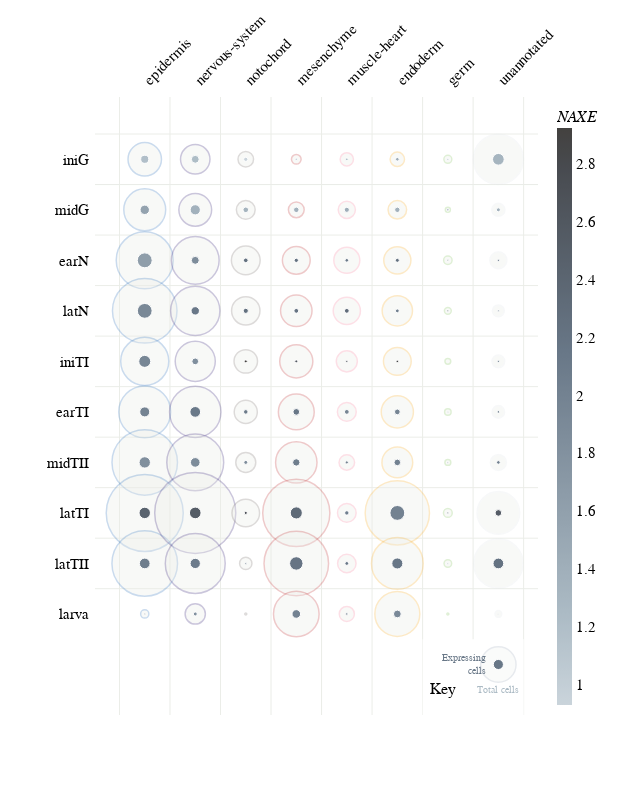

This figure's notebook cell:
### Markdown cell above
## 6.5 Bubble plots

For a more comprehensive view of gene expression across tissue types and developmental stages, we can also generate bubble plots of expression. In these plots, the size of the outer circle reflects the total number of cells of a given tissue type, and the size of the inner circle reflects the number of cells of that tissue type that express the selected gene. The intensity of color of the inner circle reflects the mean expression for expressing cells.

### Code cell
input_id = "NAXE"
input_id_type = CionaIDTypes.HGNC_GENE_SYMBOL

# First, collect gene expression information across developmental stages
# and tissue types.

data_collector = zt.ciona.plotting.get_tissue_expression_data(
    input_id=input_id,
    input_id_type=input_id_type,
    data_dirpath=PIEKARZ_DATA_DIRPATH,
    annotation_data_dirpath=CAO_DATA_DIRPATH,
)
display(data_collector)

# Then, generate the bubble plot.
zt.ciona.plotting.plot_expression_bubbles(
    data_collector,
    input_id,
)

### Figure 1 — Plotly figure (JSON) as saved in the notebook; plotly's stock layout.template omitted (floating-point values rounded to 4 significant figures; data arrays with more than 128 entries replaced by an {"elided": "..."} marker saying what was removed)
{"data": [{"hoverinfo": "skip", "marker": {"color": "#EBEDE8", "line": {"color": "#5088C5", "width": 1.5}, "opacity": 0.3, "size": [33.45, 41.88, 57.08, 64.55, 48.08, 51.91, 65.48, 77.01, 65.6, 8.228]}, "mode": "markers", "name": "Total cells", "showlegend": false, "type": "scatter", "x": ["epidermis", "epidermis", "epidermis", "epidermis", "epidermis", "epidermis", "epidermis", "epidermis", "epidermis", "epidermis"], "y": ["iniG", "midG", "earN", "latN", "iniTI", "earTI", "midTII", "latTI", "latTII", "larva"], "zorder": 1}, {"hoverinfo": "skip", "marker": {"color": "#EBEDE8", "line": {"color": "#54448C", "width": 1.5}, "opacity": 0.3, "size": [29.41, 32.78, 47.75, 49.3, 40.07, 51.38, 56.88, 81.08, 59.9, 20.22]}, "mode": "markers", "name": "Total cells", "showlegend": false, "type": "scatter", "x": ["nervous-system", "nervous-system", "nervous-system", "nervous-system", "nervous-system", "nervous-system", "nervous-system", "nervous-system", "nervous-system", "nervous-system"], "y": ["iniG", "midG", "earN", "latN", "iniTI", "earTI", "midTII", "latTI", "latTII", "larva"], "zorder": 1}, {"hoverinfo": "skip", "marker": {"color": "#EBEDE8", "line": {"color": "#8F8885", "width": 1.5}, "opacity": 0.3, "size": [15.55, 18.8, 28.74, 28.37, 23.49, 23.1, 19.99, 27.59, 12.3, 1.903]}, "mode": "markers", "name": "Total cells", "showlegend": false, "type": "scatter", "x": ["notochord", "notochord", "notochord", "notochord", "notochord", "notochord", "notochord", "notochord", "notochord", "notochord"], "y": ["iniG", "midG", "earN", "latN", "iniTI", "earTI", "midTII", "latTI", "latTII", "larva"], "zorder": 1}, {"hoverinfo": "skip", "marker": {"color": "#EBEDE8", "line": {"color": "#C85152", "width": 1.5}, "opacity": 0.3, "size": [9.647, 15.79, 27.79, 31.46, 33.11, 35.86, 41.39, 67.16, 64.53, 45.6]}, "mode": "markers", "name": "Total cells", "showlegend": false, "type": "scatter", "x": ["mesenchyme", "mesenchyme", "mesenchyme", "mesenchyme", "mesenchyme", "mesenchyme", "mesenchyme", "mesenchyme", "mesenchyme", "mesenchyme"], "y": ["iniG", "midG", "earN", "latN", "iniTI", "earTI", "midTII", "latTI", "latTII", "larva"], "zorder": 1}, {"hoverinfo": "skip", "marker": {"color": "#EBEDE8", "line": {"color": "#F898AE", "width": 1.5}, "opacity": 0.3, "size": [13.29, 17.18, 26.0, 27.17, 21.04, 18.86, 15.52, 18.67, 18.47, 15.13]}, "mode": "markers", "name": "Total cells", "showlegend": false, "type": "scatter", "x": ["muscle-heart", "muscle-heart", "muscle-heart", "muscle-heart", "muscle-heart", "muscle-heart", "muscle-heart", "muscle-heart", "muscle-heart", "muscle-heart"], "y": ["iniG", "midG", "earN", "latN", "iniTI", "earTI", "midTII", "latTI", "latTII", "larva"], "zorder": 1}, {"hoverinfo": "skip", "marker": {"color": "#EBEDE8", "line": {"color": "#F7B846", "width": 1.5}, "opacity": 0.3, "size": [14.42, 18.54, 27.13, 30.31, 27.76, 32.16, 30.78, 64.28, 51.74, 44.92]}, "mode": "markers", "name": "Total cells", "showlegend": false, "type": "scatter", "x": ["endoderm", "endoderm", "endoderm", "endoderm", "endoderm", "endoderm", "endoderm", "endoderm", "endoderm", "endoderm"], "y": ["iniG", "midG", "earN", "latN", "iniTI", "earTI", "midTII", "latTI", "latTII", "larva"], "zorder": 1}, {"hoverinfo": "skip", "marker": {"color": "#EBEDE8", "line": {"color": "#97CD78", "width": 1.5}, "opacity": 0.3, "size": [7.931, 5.038, 8.448, 6.864, 5.819, 6.512, 5.929, 8.734, 7.623, 1.903]}, "mode": "markers", "name": "Total cells", "showlegend": false, "type": "scatter", "x": ["germ", "germ", "germ", "germ", "germ", "germ", "germ", "germ", "germ", "germ"], "y": ["iniG", "midG", "earN", "latN", "iniTI", "earTI", "midTII", "latTI", "latTII", "larva"], "zorder": 1}, {"hoverinfo": "skip", "marker": {"color": "#EBEDE8", "line": {"color": "#E6EAED", "width": 1.5}, "opacity": 0.3, "size": [50.23, 13.11, 17.01, 11.95, 12.74, 12.54, 16.05, 42.65, 49.49, 6.776]}, "mode": "markers", "name": "Total cells", "showlegend": false, "type": "scatter", "x": ["unannotated", "unannotated", "unannotated", "unannotated", "unannotated", "unannotated", "unannotated", "unannotated", "unannotated", "unannotated"], "y": ["iniG", "midG", "earN", "latN", "iniTI", "earTI", "midTII", "latTI", "latTII", "larva"], "zorder": 1}, {"customdata": {"elided": "80x6 mixed values"}, "hovertemplate": "All <b>%{customdata[0]} cells</b><br>at stage <b>%{customdata[1]}</b><br><b>% expressing:</b> %{customdata[2]:.2f} (%{customdata[3]} / %{customdata[4]} cells)<br><b>Mean expression:</b> %{customdata[5]:.2f}", "marker": {"color": [1.446, 1.183, 1.06, 0.9525, 1.161, 1.219, 0.9288, 1.317, 1.365, 1.551, 1.343, 1.361, 1.415, 1.372, 1.333, 1.378, 2.23, 1.633, 2.286, 2.204, 2.1, 1.861, 2.229, 2.04, 2.036, 1.913, 2.418, 2.197, 2.293, 2.145, 2.244, 1.869, 2.846, 1.937, NaN, 2.564, 2.631, 1.826, 2.925, 1.915, 1.973, 1.997, 1.678, 2.146, 1.955, 2.127, 2.104, 2.121, 2.006, 1.828, 1.831, 2.066, 1.97, 1.88, 1.853, 2.012, 2.001, 2.441, 2.385, 2.325, 2.041, 2.526, 2.689, 2.534, 2.158, 2.067, 1.541, 2.189, 2.144, 2.092, 1.891, 2.207, 1.905, 2.288, NaN, 1.991, 2.027, 1.797, NaN, 1.483], "colorbar": {"outlinewidth": 0, "thickness": 15, "tickfont": {"family": "SuisseIntlMono"}, "title": {"font": {"family": "SuisseIntl-SemiBold", "size": 16}, "text": "<i>NAXE</i>"}}, "colorscale": {"elided": "256x2 mixed values"}, "opacity": 1, "size": [3.652, 8.085, 2.2, 2.464, 2.695, 7.854, 4.257, 11.69, 5.39, 9.394, 2.464, 5.5, 5.159, 10.2, 5.61, 3.971, 3.971, 14.92, 1.551, 4.257, 3.652, 7.931, 4.664, 2.2, 3.806, 14.79, 1.903, 4.796, 4.796, 8.382, 5.159, 1.903, 2.464, 12.0, 0.0, 2.915, 2.2, 6.776, 2.915, 2.2, 5.72, 10.02, 1.1, 6.688, 4.796, 10.73, 4.532, 2.464, 6.6, 11.33, 1.551, 7.381, 3.113, 9.647, 3.971, 3.652, 14.84, 11.43, 1.903, 12.1, 4.4, 11.64, 3.113, 6.6, 11.06, 10.67, 1.551, 13.43, 3.806, 10.26, 1.903, 10.73, 7.777, 1.551, 0.0, 8.591, 2.464, 3.971, 0.0, 1.1]}, "mode": "markers", "showlegend": false, "type": "scatter", "x": ["endoderm", "epidermis", "germ", "mesenchyme", "muscle-heart", "nervous-system", "notochord", "unannotated", "endoderm", "epidermis", "germ", "mesenchyme", "muscle-heart", "nervous-system", "notochord", "unannotated", "endoderm", "epidermis", "germ", "mesenchyme", "muscle-heart", "nervous-system", "notochord", "unannotated", "endoderm", "epidermis", "germ", "mesenchyme", "muscle-heart", "nervous-system", "notochord", "unannotated", "endoderm", "epidermis", "germ", "mesenchyme", "muscle-heart", "nervous-system", "notochord", "unannotated", "endoderm", "epidermis", "germ", "mesenchyme", "muscle-heart", "nervous-system", "notochord", "unannotated", "endoderm", "epidermis", "germ", "mesenchyme", "muscle-heart", "nervous-system", "notochord", "unannotated", "endoderm", "epidermis", "germ", "mesenchyme", "muscle-heart", "nervous-system", "notochord", "unannotated", "endoderm", "epidermis", "germ", "mesenchyme", "muscle-heart", "nervous-system", "notochord", "unannotated", "endoderm", "epidermis", "germ", "mesenchyme", "muscle-heart", "nervous-system", "notochord", "unannotated"], "y": ["iniG", "iniG", "iniG", "iniG", "iniG", "iniG", "iniG", "iniG", "midG", "midG", "midG", "midG", "midG", "midG", "midG", "midG", "earN", "earN", "earN", "earN", "earN", "earN", "earN", "earN", "latN", "latN", "latN", "latN", "latN", "latN", "latN", "latN", "iniTI", "iniTI", "iniTI", "iniTI", "iniTI", "iniTI", "iniTI", "iniTI", "earTI", "earTI", "earTI", "earTI", "earTI", "earTI", "earTI", "earTI", "midTII", "midTII", "midTII", "midTII", "midTII", "midTII", "midTII", "midTII", "latTI", "latTI", "latTI", "latTI", "latTI", "latTI", "latTI", "latTI", "latTII", "latTII", "latTII", "latTII", "latTII", "latTII", "latTII", "latTII", "larva", "larva", "larva", "larva", "larva", "larva", "larva", "larva"], "zorder": 2}], "layout": {"annotations": [{"font": {"color": "#ABBAC4", "family": "SuisseIntl", "size": 10}, "showarrow": false, "text": "Total cells", "x": 7, "xanchor": "center", "xref": "x", "y": 10.5, "yref": "y"}, {"align": "right", "font": {"color": "#687787", "family": "SuisseIntl-SemiBold", "size": 10}, "showarrow": false, "text": "Expressing<br>cells", "x": 6.8, "xanchor": "right", "xref": "x", "y": 10, "yanchor": "middle", "yref": "y"}, {"align": "left", "font": {"family": "SuisseIntl-SemiBold", "size": 16}, "showarrow": false, "text": "Key", "x": 5.6, "xanchor": "left", "xref": "x", "y": 10.5, "yanchor": "middle", "yref": "y"}], "height": 800, "shapes": [{"fillcolor": "#FFFFFF", "line": {"width": 0}, "type": "rect", "x0": 5.5, "x1": 7.5, "y0": 9.5, "y1": 11}, {"fillcolor": "#EBEDE8", "line": {"color": "#8A99AD", "width": 1.5}, "opacity": 0.2, "type": "circle", "x0": 6.65, "x1": 7.35, "xref": "x", "y0": 9.65, "y1": 10.35, "yref": "y"}, {"fillcolor": "#687787", "line": {"color": "#FFFFFF", "width": 1}, "type": "circle", "x0": 6.9, "x1": 7.1, "xref": "x", "y0": 9.9, "y1": 10.1, "yref": "y"}], "width": 620, "xaxis": {"gridcolor": "#EBEDE8", "range": [-0.9, 7.7], "scaleanchor": "y", "scaleratio": 1, "showgrid": true, "side": "top", "tickangle": -45, "ticks": "", "tickson": "boundaries"}, "yaxis": {"autorange": "reversed", "gridcolor": "#EBEDE8", "range": [-0.3, 11], "scaleanchor": "x", "scaleratio": 1, "showgrid": true, "ticks": "", "tickson": "boundaries"}}}
